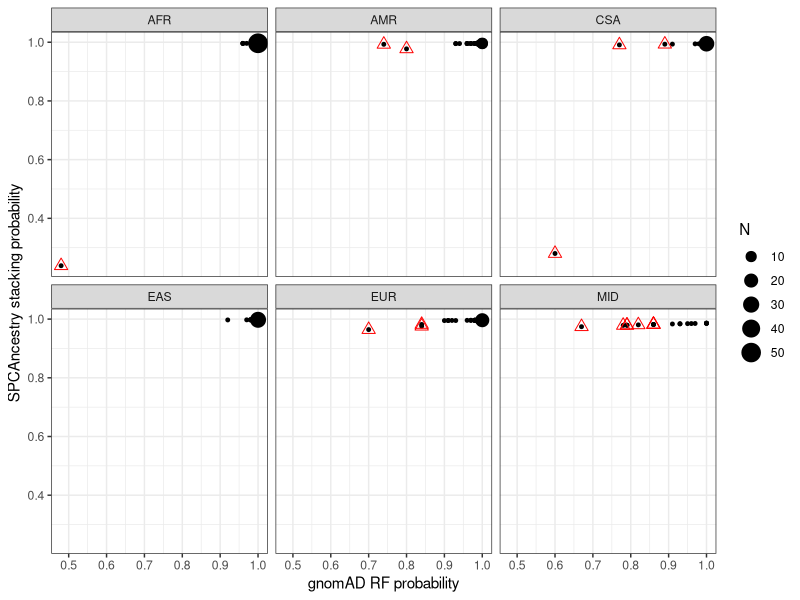

Generate this figure with R:
library(ggplot2)
library(dplyr)
library(tidyverse)

# 1. Classification comparison
gnomad <- read.table("gnomad_probs.txt", header=TRUE,
                       sep="\t", row.names=1)

spcancestry <- read.table("spcancestry_probs.txt", header=TRUE,
                          sep="\t", row.names=1)

# it doesn't matter which df we use to subset by TRUE POP as true_pop is the same in gnomad and spcancestry, 
df <- rbind(cbind(gnomad, source = "gnomad"),
            cbind(spcancestry, source = "spcancestry"))

get_pop_counts <- function(full_df, population, prob_col) {
  df_pop <- full_df |> filter(true_pop == population)
  df_gnomad <- df_pop |> filter(source == "gnomad")
  df_spcancestry <- df_pop |> filter(source == "spcancestry")
  
  df_plot <- data.frame(gnomad = df_gnomad[, prob],
                        spcancestry = df_spcancestry[, prob])
  
  # some samples will completely overlap, so points with more samples will be bigger on the plot
  df_count <- df_plot |>
    group_by(gnomad, spcancestry) |>
    summarise(N = n())
  
  df_count$pop <- pop # add this so we can use facet_grid to get a nice plot title in a grey box
  
  return(df_count)
}

combined_df <- data.frame()
# There is only 1 sample in OCE
pops <- c("EUR",  "EAS", "AMR", "CSA", "AFR", "MID")
for (pop in pops){
  prob <- paste0("prob_", pop)
  df_pop_counts <- get_pop_counts(df, pop, prob)
  
  combined_df <- rbind(combined_df, df_pop_counts)
}

combined_df

ggplot(combined_df, aes(x=gnomad, y=spcancestry, size=N)) +
  geom_point() +
  geom_point(data=combined_df |>
               filter(gnomad < 0.9 | spcancestry < 0.9),
             pch=24,
             size=3, 
             colour="red") +
  facet_wrap(. ~ pop, ncol = 3) +
  xlab("gnomAD RF probability") +
  ylab("SPCAncestry stacking probability") +
  theme_bw()

# 2. Investigate the two samples where SPCAncestry was unable to correctly classify (Section 3.1)
## A. AFR sample
spcancestry |> filter(true_pop == "AFR" & prob_AFR < 0.9)
gnomad |> filter(true_pop == "AFR" & prob_AFR < 0.9)

## B. CSA sample
spcancestry |> filter(true_pop == "CSA" & prob_CSA < 0.9)
gnomad |> filter(true_pop == "CSA" & prob_CSA < 0.9)


# 3. MID classification comparison (Section 3.1)
spcancestry |> filter(true_pop == "MID" & prob_MID < 0.9)
gnomad |> filter(true_pop == "MID" & prob_MID < 0.9)
